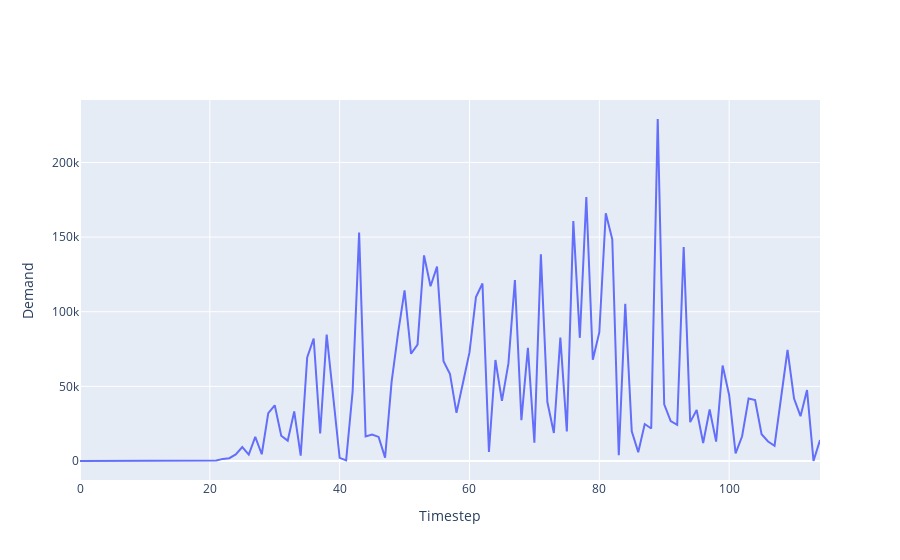

The notebook cell saved with this chart:
### Code cell
a = go.Scatter(y=[x.item() for x in fixed_demands])
fig = go.Figure(a)
fig.layout.xaxis.title = 'Timestep'
fig.layout.yaxis.title = 'Demand'
fig
